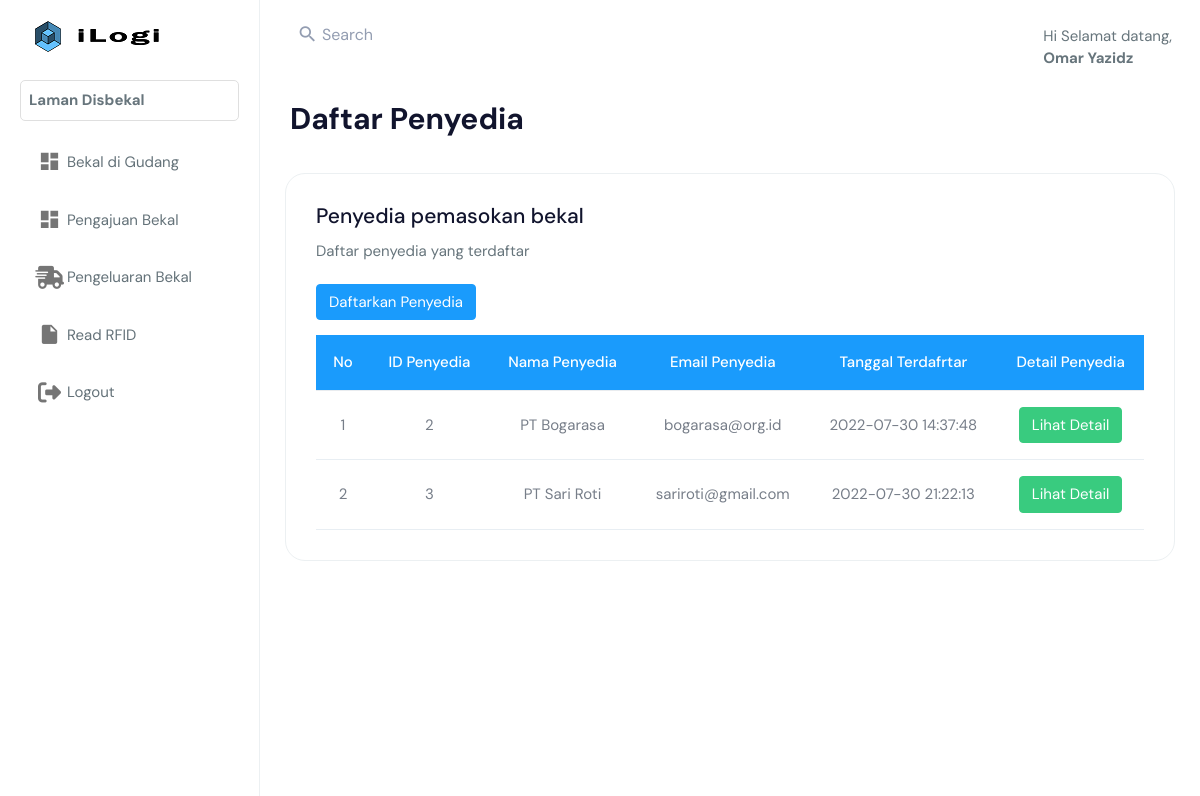
Screenshot of /index.php?page=disbekal/daftar_penyedia/list_penyedia.php (signed in) with the database file from the repository.
### tables this page shows
CREATE TABLE `penyedia_barang` (
  `id_penyedia` int(11) NOT NULL,
  `nama_penyedia` varchar(255) NOT NULL,
  `email_penyedia` varchar(255) NOT NULL,
  `no_penyedia` int(11) NOT NULL,
  `alamat_penyedia` varchar(255) NOT NULL,
  `tanggal_terdaftar` datetime NOT NULL
);

### disbekal/daftar_penyedia/list_penyedia.php (the view, shortened to what this page needs)
<!DOCTYPE html>
<html dir="ltr" lang="en">
<body>
    <div class="page-wrapper">
        <div class="page-breadcrumb">
            <div class="row align-items-center">
                <div class="col-6">
                    <h1 class="mb-0 fw-bold">Daftar Penyedia</h1>
                </div>
            </div>
        </div>
        <div class="container-fluid">
            <div class="row">
                <div class="col-12">
                    <div class="card">
                        <div class="card-body">
                            <div class="d-md-flex">
                                <div>
                                    <h4 class="card-title">Penyedia pemasokan bekal</h4>
                                    <p>Daftar penyedia yang terdaftar</p>
                                </div>
                            </div>
                            <a href="<?php echo BASE_URL."index.php?page=disbekal/daftar_penyedia/regist_penyedia.php" ?>" class="btn btn-info" style="margin:5px 0px 15px 0px;color:white;">Daftarkan Penyedia</a>
                            <div class="table-responsive">
                                <table class="table mb-0 table-hover align-middle text-nowrap">
                                    <thead style="background-color:#1a9bfc;">
                                        <tr>
                                            <th class="border-top-0" style="color:white; text-align:center;">No</th>
                                            <th class="border-top-0" style="color:white; text-align:center;">ID Penyedia</th>
                                            <th class="border-top-0" style="color:white; text-align:center;">Nama Penyedia</th>
                                            <th class="border-top-0" style="color:white; text-align:center;">Email Penyedia</th>
                                            <th class="border-top-0" style="color:white; text-align:center;">Tanggal Terdafrtar</th>
                                            <th class="border-top-0" style="color:white; text-align:center;">Detail Penyedia</th>
                                        </tr>
                                    </thead>
                                    <tbody>
                                    <?php
                                            include 'database.php';
                                            $no = 1;
                                            $sql = mysqli_query($koneksi,"SELECT * FROM penyedia_barang");
                                            if (mysqli_num_rows($sql) > 0 ) {
                                            while ($row = mysqli_fetch_array($sql)){
                                        ?>
                                            <tr>
                                            <td style="text-align:center"><?php echo $no++ ?></td>
                                            <td style="text-align:center"><?php echo $row['id_penyedia']?></td>
                                            <td style="text-align:center"><?php echo $row['nama_penyedia']?></td>
                                            <td style="text-align:center"><?php echo $row['email_penyedia']?></td>
                                            <td style="text-align:center"><?php echo $row['tanggal_terdaftar']?></td>
                                            <td style="text-align:center">
                                                <a class="btn btn-success" href="<?php echo BASE_URL."index.php?page=disbekal/daftar_penyedia/detail_penyedia.php&id_penyedia=$row[id_penyedia]" ?>">Lihat Detail</a>
                                            </td>
                                            </tr>
                                        <?php }
                                        }else { ?>
                                            <tr>
                                                <td colspan="9">Tidak ada data</td>
                                            </tr>
                                        <?php } ?>
                                    </tbody>
                                </table>
                            </div>
                        </div>
                    </div>
                </div>
            </div>
    </div>
    </div>
</body>
</html>

### rows the page displays
penyedia_barang: id_penyedia "2", nama_penyedia "PT Bogarasa", email_penyedia "bogarasa@org.id", tanggal_terdaftar "2022-07-30 14:37:48"
penyedia_barang: id_penyedia "3", nama_penyedia "PT Sari Roti", email_penyedia "sariroti@gmail.com", tanggal_terdaftar "2022-07-30 21:22:13"

### other values shown
$nama_admin "Omar Yazidz"
$role "Disbekal"
